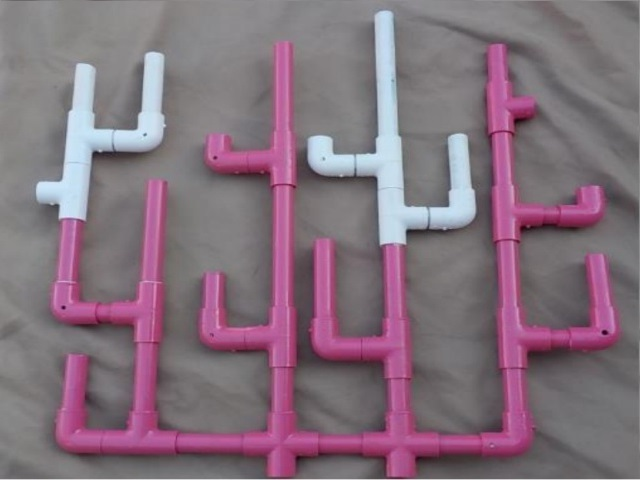
#> input picture Task 2/OneYearImage.jpg, 640 x 480 px
$ python main.py
#> lines starting #> are read from the running program, lines starting #| are printed output that depends on the picture; after the words box and inside, x2 and y2 are one past the last pixel; in counts of white or black regions, pixels touching at a corner belong together
import cv2
import numpy as np

# Define a scale factor for display windows
scale_factor = 0.5

# Display function for scaling windows
def show_scaled_window(title, image, scale):
    resized_image = cv2.resize(image, (int(image.shape[1] * scale), int(image.shape[0] * scale)))
    cv2.imshow(title, resized_image)

# Alignment function using SIFT and FLANN matching
def align_images(img1, img2):
    sift = cv2.SIFT_create()
    kp_img, desc_img = sift.detectAndCompute(img1, None)
    kp_img2, desc_img2 = sift.detectAndCompute(img2, None)
    index_params = dict(algorithm=0, trees=5)
    search_params = dict()
    flann = cv2.FlannBasedMatcher(index_params, search_params)
    matches = flann.knnMatch(desc_img, desc_img2, k=2)
    good_p = []

    for m, n in matches:
        if m.distance < 0.85* n.distance:
            good_p.append(m)
    if len(good_p) > 4:
        q_p = np.float32([kp_img[m.queryIdx].pt for m in good_p]).reshape(-1, 1, 2)
        train_p = np.float32([kp_img2[m.trainIdx].pt for m in good_p]).reshape(-1, 1, 2)
        matrix, mask = cv2.findHomography(q_p, train_p, cv2.RANSAC, 5.0)
        aligned_img = cv2.warpPerspective(img1, matrix, (img2.shape[1], img2.shape[0]))

        # Draw matches for visual confirmation
        match_img = cv2.drawMatches(img1, kp_img, img2, kp_img2, good_p, None, flags=cv2.DrawMatchesFlags_NOT_DRAW_SINGLE_POINTS)
        show_scaled_window("Feature Matches", match_img, scale_factor)

        return aligned_img
    else:
        print("Alignment failed.")
        return None

# Trackbar callback function (do nothing on callback)
def nothing(x):
    pass

# Create trackbars for color ranges
def create_color_trackbars(window_name, initial_values):
    cv2.namedWindow(window_name)
    cv2.createTrackbar("Lower H", window_name, initial_values[0], 180, nothing)
    cv2.createTrackbar("Lower S", window_name, initial_values[1], 255, nothing)
    cv2.createTrackbar("Lower V", window_name, initial_values[2], 255, nothing)
    cv2.createTrackbar("Upper H", window_name, initial_values[3], 180, nothing)
    cv2.createTrackbar("Upper S", window_name, initial_values[4], 255, nothing)
    cv2.createTrackbar("Upper V", window_name, initial_values[5], 255, nothing)

# Read trackbar positions
def get_trackbar_values(window_name):
    lower_h = cv2.getTrackbarPos("Lower H", window_name)
    lower_s = cv2.getTrackbarPos("Lower S", window_name)
    lower_v = cv2.getTrackbarPos("Lower V", window_name)
    upper_h = cv2.getTrackbarPos("Upper H", window_name)
    upper_s = cv2.getTrackbarPos("Upper S", window_name)
    upper_v = cv2.getTrackbarPos("Upper V", window_name)
    return np.array([lower_h, lower_s, lower_v]), np.array([upper_h, upper_s, upper_v])

# Load and align images
base_image = cv2.imread('OneYearImage.jpg')
#> base_image is the input picture: shape (480, 640, 3); mean B, G, R 124.5, 111.9, 131.5
current_image = cv2.imread('coral1.jpg')
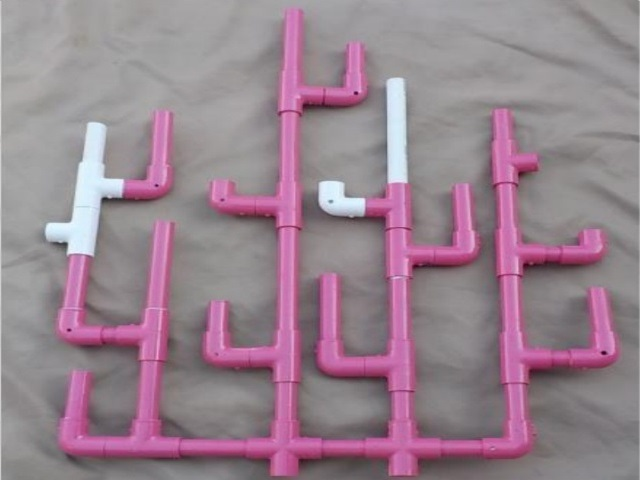
#> input picture Task 2/coral1.jpg, 640 x 480 px
#> current_image is the input picture: shape (480, 640, 3); mean B, G, R 143, 130.5, 152.1
base_image = cv2.resize(base_image, (500, 500))
#> base_image: shape (500, 500, 3)
current_image = cv2.resize(current_image, (500, 500))
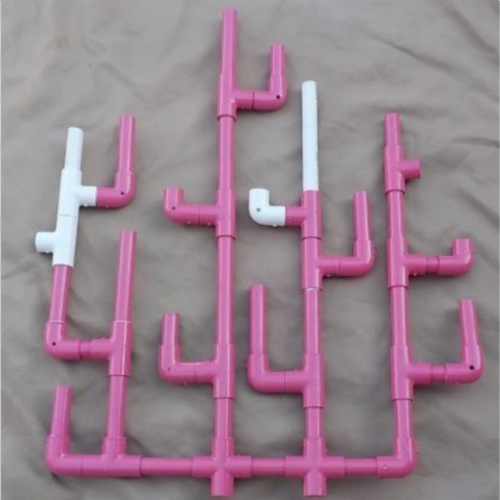
#> current_image: shape (500, 500, 3); mean B, G, R 142.9, 130.4, 152

aligned_image = align_images(current_image, base_image)
#> in align_images, `kp_img, desc_img = sift.detectAndCompute(img1, None)`: kp_img = 407 keypoints; strongest (x, y, size): (472, 367, 2.8), (82, 208, 5), (50, 255, 5.2), (263, 207, 20.3)
#> in align_images, `kp_img2, desc_img2 = sift.detectAndCompute(img2, None)`: kp_img2 = 350 keypoints; strongest (x, y, size): (322, 242, 8.1), (82, 164, 15.7), (472, 346, 3.2), (306, 245, 13.6)
#> in align_images, `matches = flann.knnMatch(desc_img, desc_img2, k=2)`: matches = 407 matches
#> after the loop in align_images, `for m, n in matches:`: good_p = 169 matches
#> in align_images, `q_p = np.float32([kp_img[m.queryIdx].pt for m in good_p]).reshape(-1, ..`: q_p = 169 rows, first 8: [42.63, 239], [47.06, 251.4], [47.36, 429.2], [47.51, 429.5], [48.05, 341.5], [49.54, 255.2], [51.82, 227.7], [51.82, 227.7]
#> in align_images, `train_p = np.float32([kp_img2[m.trainIdx].pt for m in good_p]).reshape..`: train_p = 169 rows, first 8: [35.74, 197.3], [40.44, 212], [317.7, 292.1], [317.7, 292.1], [43.48, 317.8], [43.69, 215.2], [44.17, 184], [44.17, 184]
#> in align_images, `matrix, mask = cv2.findHomography(q_p, train_p, cv2.RANSAC, 5.0)`: matrix = [[1.01, 0.0159, -10.43], [-0.0139, 1.18, -82.92], [-2.13e-05, 1.85e-05, 1]]; mask = 169 values, max 1 at index 0, min 0 at index 2, mean 0.497
#> in align_images, `match_img = cv2.drawMatches(img1, kp_img, img2, kp_img2, good_p, None,..`:
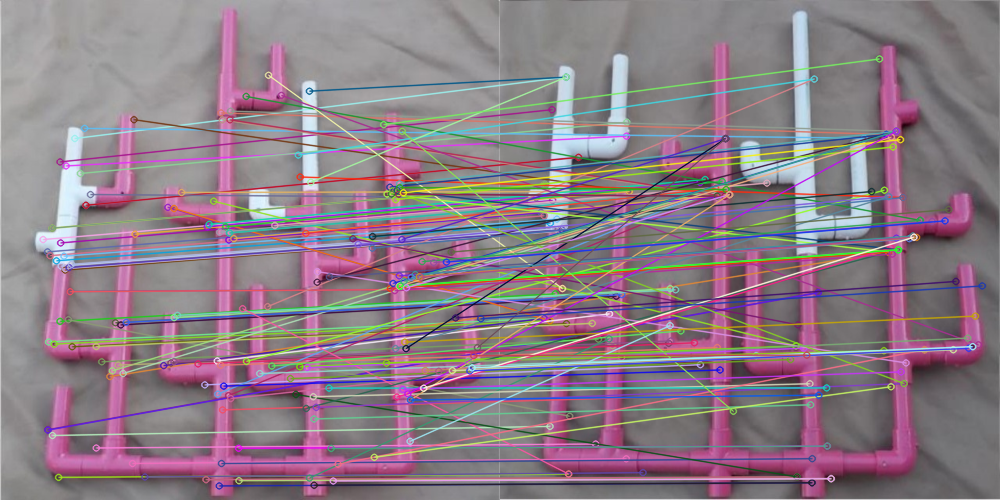
#> match_img: shape (500, 1000, 3); mean B, G, R 134.7, 124, 140.6
if aligned_image is None:
    print("Alignment failed.")
    cv2.destroyAllWindows()
    exit()

# Show original images and aligned result
show_scaled_window("Base Image", base_image, scale_factor)
show_scaled_window("Current Image", current_image, scale_factor)
show_scaled_window("Aligned Image", aligned_image, scale_factor)

# Initial HSV values for pink and white
initial_pink = [140, 75, 50, 180, 255, 255]
initial_white = [0, 0, 200, 180, 66, 255]

# Create trackbars for pink and white masks
create_color_trackbars("Pink Mask", initial_pink)
create_color_trackbars("White Mask", initial_white)

# Mask generation function with dilation and erosion to remove noise
def create_mask(image, lower_bound, upper_bound):
    hsv_img = cv2.cvtColor(image, cv2.COLOR_BGR2HSV)
#> hsv_img: shape (500, 500, 3); mean H, S, V 135.7, 38.9, 133.7
    mask = cv2.inRange(hsv_img, lower_bound, upper_bound)
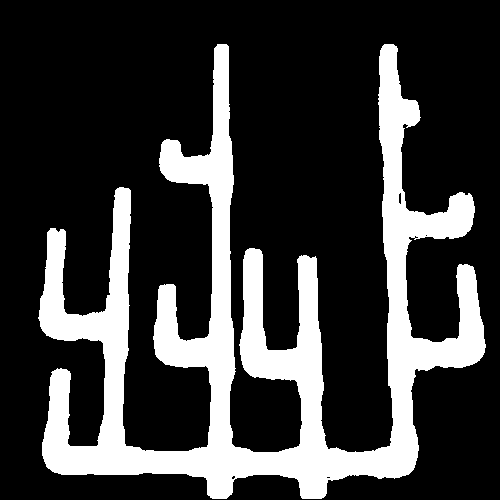
#> mask: shape (500, 500); 22.7% white; 1 white region, box (x1, y1, x2, y2) and area: (38, 44, 486, 499) 56708
    mask = cv2.morphologyEx(mask, cv2.MORPH_CLOSE, np.ones((5, 5), np.uint8))  # Close small gaps
#> mask: shape (500, 500); 22.8% white; 1 white region, box (x1, y1, x2, y2) and area: (38, 44, 486, 500) 56951
    mask = cv2.dilate(mask, np.ones((3, 3), np.uint8), iterations=2)           # Dilation for noise reduction
#> mask: shape (500, 500); 27% white; 1 white region, box (x1, y1, x2, y2) and area: (36, 42, 488, 500) 67525
    mask = cv2.erode(mask, np.ones((3, 3), np.uint8), iterations=2)            # Erosion to refine edges
    return mask

# Main loop for dynamic mask adjustment
while True:
    # Get current trackbar positions for pink and white masks
    lower_pink, upper_pink = get_trackbar_values("Pink Mask")
    lower_white, upper_white = get_trackbar_values("White Mask")

    # Generate individual color masks
    pink_mask_base = create_mask(base_image, lower_pink, upper_pink)
    white_mask_base = create_mask(base_image, lower_white, upper_white)
#> in create_mask (call 2), `mask = cv2.inRange(hsv_img, lower_bound, upper_bound)`: mask: shape (500, 500); 5% white; 17 white regions (10 under 20 px), largest, box (x1, y1, x2, y2) and area: (28, 54, 129, 228) 5252, (241, 11, 335, 254) 5194, (336, 140, 371, 232) 1611
#> in create_mask (call 2), `mask = cv2.morphologyEx(mask, cv2.MORPH_CLOSE, np.ones((5, 5), np.uint..`: mask: shape (500, 500); 5.1% white; 9 white regions (3 under 20 px), largest, box (x1, y1, x2, y2) and area: (241, 11, 371, 254) 6896, (28, 54, 129, 228) 5283, (0, 499, 202, 500) 202, (376, 499, 472, 500) 96, (209, 499, 286, 500) 77, (300, 499, 351, 500) 51
#> in create_mask (call 2), `mask = cv2.dilate(mask, np.ones((3, 3), np.uint8), iterations=2)`: mask: shape (500, 500); 6.8% white; 9 white regions, largest, box (x1, y1, x2, y2) and area: (239, 9, 373, 256) 8832, (26, 52, 131, 230) 6703, (0, 497, 204, 500) 612
    pink_mask_aligned = create_mask(aligned_image, lower_pink, upper_pink)
#> in create_mask (call 3), `hsv_img = cv2.cvtColor(image, cv2.COLOR_BGR2HSV)`: hsv_img: shape (500, 500, 3); mean H, S, V 130.8, 40, 151.4
#> in create_mask (call 3), `mask = cv2.inRange(hsv_img, lower_bound, upper_bound)`: mask: shape (500, 500); 26.7% white; 2 white regions, box (x1, y1, x2, y2) and area: (39, 0, 485, 500) 64441, (89, 53, 129, 163) 2221
#> in create_mask (call 3), `mask = cv2.morphologyEx(mask, cv2.MORPH_CLOSE, np.ones((5, 5), np.uint..`: mask: shape (500, 500); 26.8% white; 2 white regions, box (x1, y1, x2, y2) and area: (39, 0, 485, 500) 64695, (89, 53, 129, 163) 2247
#> in create_mask (call 3), `mask = cv2.dilate(mask, np.ones((3, 3), np.uint8), iterations=2)`: mask: shape (500, 500); 31.8% white; 2 white regions, box (x1, y1, x2, y2) and area: (37, 0, 487, 500) 76663, (87, 51, 131, 165) 2879
    white_mask_aligned = create_mask(aligned_image, lower_white, upper_white)
#> in create_mask (call 4), `mask = cv2.inRange(hsv_img, lower_bound, upper_bound)`: mask: shape (500, 500); 2.6% white; 9 white regions (6 under 20 px), largest, box (x1, y1, x2, y2) and area: (29, 66, 90, 229) 3701, (296, 8, 313, 140) 1818, (244, 136, 281, 174) 959
#> in create_mask (call 4), `mask = cv2.morphologyEx(mask, cv2.MORPH_CLOSE, np.ones((5, 5), np.uint..`: mask: shape (500, 500); 2.6% white; 8 white regions (5 under 20 px), largest, box (x1, y1, x2, y2) and area: (29, 66, 90, 232) 3728, (296, 8, 313, 140) 1818, (244, 136, 281, 174) 969
#> in create_mask (call 4), `mask = cv2.dilate(mask, np.ones((3, 3), np.uint8), iterations=2)`: mask: shape (500, 500); 3.4% white; 8 white regions, largest, box (x1, y1, x2, y2) and area: (27, 64, 92, 234) 4680, (294, 6, 315, 142) 2442, (242, 134, 283, 176) 1289

    # Calculate masks for growth, death, cure, and infection
    growth_mask = cv2.bitwise_and(cv2.bitwise_or(white_mask_base, pink_mask_base), cv2.bitwise_not(cv2.bitwise_or(white_mask_aligned, pink_mask_aligned)))
#> growth_mask: shape (500, 500); 1.4% white in thin lines or dots
    death_mask = cv2.bitwise_and(cv2.bitwise_or(white_mask_aligned, pink_mask_aligned), cv2.bitwise_not(cv2.bitwise_or(white_mask_base, pink_mask_base)))
#> death_mask: shape (500, 500); 3% white; 143 white regions (111 under 20 px), largest, box (x1, y1, x2, y2) and area: (210, 0, 282, 135) 2710, (297, 8, 353, 216) 1110, (296, 147, 374, 278) 876
    cure_mask = cv2.bitwise_and(pink_mask_aligned, white_mask_base)
#> cure_mask: shape (500, 500); 2.4% white; 5 white regions (1 under 20 px), largest, box (x1, y1, x2, y2) and area: (281, 139, 371, 254) 4296, (90, 54, 129, 153) 1717, (209, 499, 230, 500) 21, (304, 499, 324, 500) 20
    infection_mask = cv2.bitwise_and(white_mask_aligned, pink_mask_base)
#> infection_mask: shape (500, 500); 0% white in thin lines or dots, all inside (x1, y1, x2, y2) = (58, 229, 60, 232)

    # Display each mask
    show_scaled_window("Base Image - Pink Mask", pink_mask_base, scale_factor)
    show_scaled_window("Base Image - White Mask", white_mask_base, scale_factor)
    show_scaled_window("Aligned Image - Pink Mask", pink_mask_aligned, scale_factor)
    show_scaled_window("Aligned Image - White Mask", white_mask_aligned, scale_factor)
    show_scaled_window("Growth Mask", growth_mask, scale_factor)
    show_scaled_window("Death Mask", death_mask, scale_factor)
#> in show_scaled_window (call 10), `resized_image = cv2.resize(image, (int(image.shape[1] * scale), int(im..`:
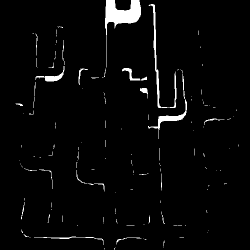
#> resized_image: shape (250, 250); min 0, max 255, mean 7.7
    show_scaled_window("Cure Mask", cure_mask, scale_factor)
    show_scaled_window("Infection Mask", infection_mask, scale_factor)

    # Draw bounding boxes for growth, death, cure, and infection
    output_image = aligned_image.copy()

    def draw_contours(mask, image, color, min_area=1000):
#> called with color = (0, 255, 0), min_area = 1000
        contours, _ = cv2.findContours(mask, cv2.RETR_EXTERNAL, cv2.CHAIN_APPROX_SIMPLE)
#> contours = 197 contours, 188 with area under 20; largest, box (x1, y1, x2, y2) and area: (293, 13, 299, 151) 244, (241, 143, 282, 177) 124, (51, 368, 94, 448) 102, (232, 328, 236, 381) 32, (120, 187, 131, 273) 30
        for cnt in contours:
            if cv2.contourArea(cnt) > min_area:
                x, y, w, h = cv2.boundingRect(cnt)
                cv2.rectangle(image, (x, y), (x + w, y + h), color, 2)
#> this loop made 197 passes
#> cnt on passes 1 to 3: [[486, 499], [499, 499]], [[376, 499], [471, 499]], [[361, 499], [368, 499]]

    draw_contours(growth_mask, output_image, (0, 255, 0))       # Growth in green
    draw_contours(death_mask, output_image, (0, 0, 255))        # Death in red
#> call 2 of draw_contours, with color = (0, 0, 255), min_area = 1000
#> in draw_contours (call 2), `contours, _ = cv2.findContours(mask, cv2.RETR_EXTERNAL, cv2.CHAIN_APPR..`: contours = 143 contours, 127 with area under 20; largest, box (x1, y1, x2, y2) and area: (210, 0, 282, 135) 2492, (297, 8, 353, 216) 794, (296, 147, 374, 278) 684, (89, 132, 129, 163) 338, (244, 136, 281, 161) 199
#> the loop in draw_contours (call 2), `for cnt in contours:` made 143 passes
#> (x, y, w, h) on pass 143: (210, 0, 72, 135)
#> cnt on passes 1, 3, 5, 6, 7, 9: [[209, 496], [209, 498]], [[326, 494]], [[289, 478], [290, 479], [291, 478], [292, 478]], [[287, 477]], [[359, 475], [367, 475]], [[59, 474], [60, 474]]
#> after the loop in draw_contours (call 2), `for cnt in contours:`:
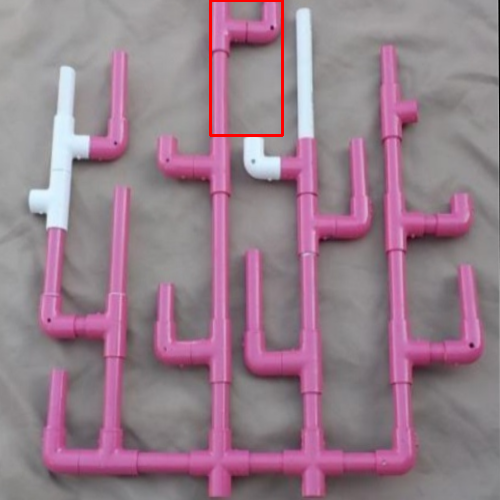
#> image: shape (500, 500, 3); mean B, G, R 139.4, 125.2, 151
    draw_contours(cure_mask, output_image, (255, 255, 255))     # Cure in white
#> call 3 of draw_contours, with color = (255, 255, 255), min_area = 1000
#> in draw_contours (call 3), `contours, _ = cv2.findContours(mask, cv2.RETR_EXTERNAL, cv2.CHAIN_APPR..`: contours = 5 contours, 3 with area under 20; largest, box (x1, y1, x2, y2) and area: (281, 139, 371, 254) 4039, (90, 54, 129, 153) 1596
#> the loop in draw_contours (call 3), `for cnt in contours:` made 5 passes
#> (x, y, w, h) on passes 4 to 5: (281, 139, 90, 115), (90, 54, 39, 99)
#> cnt on passes 1 to 3: [[304, 499], [323, 499]], [[209, 499], [229, 499]], [[400, 194]]
#> after the loop in draw_contours (call 3), `for cnt in contours:`:
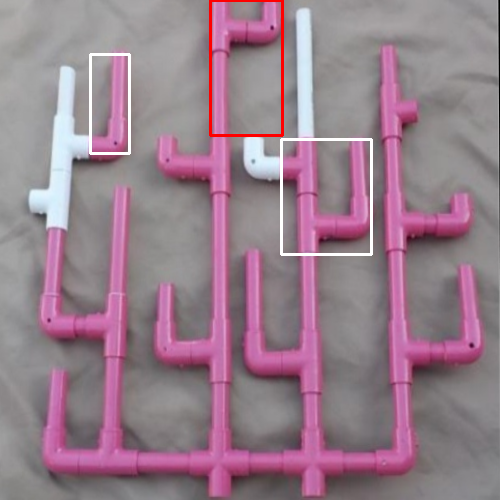
#> image: shape (500, 500, 3); 0.82% of pixels changed, all inside (x1, y1, x2, y2) = (89, 53, 373, 256)
    draw_contours(infection_mask, output_image, (255, 0, 255))  # Infection in pink

    # Display final output with all bounding boxes
    show_scaled_window("Annotated Detection", output_image, scale_factor)

    # Press 'q' to exit the loop
    if cv2.waitKey(1) & 0xFF == ord('q'):
#> (key q is pressed here)
        break

# Clean up windows
cv2.destroyAllWindows()
